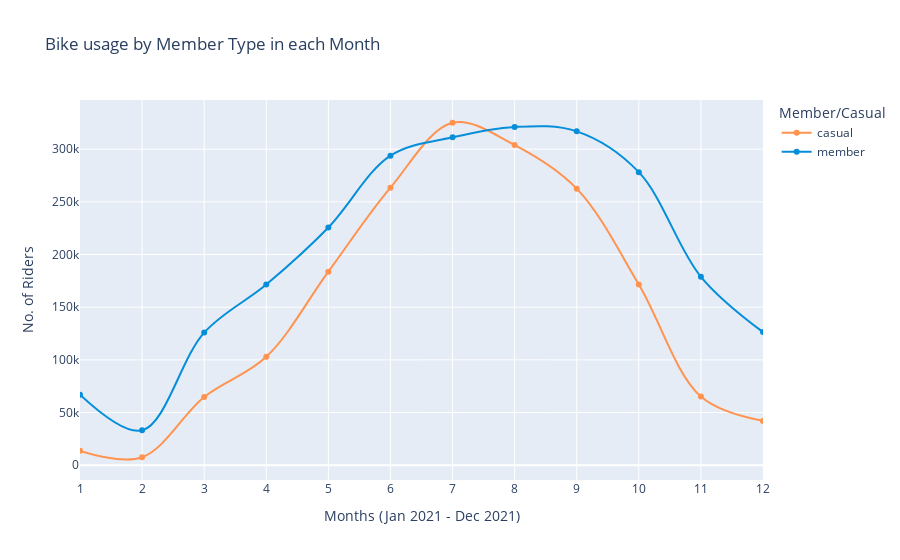

Source (notebook cell):
### Code cell
month_fig = px.line(month_group, x='month', y='ride_id',
                    color='member_casual',
                    title='Bike usage by Member Type in each Month',
                    line_shape='spline',
                    markers=True,
                    labels={'ride_id':'No. of Riders', 'member_casual':'Member/Casual', 'month': 'Months (Jan 2021 - Dec 2021)'},
                    hover_name='member_casual', hover_data={'member_casual':False, 'ride_id':True, 'month':True},
                    color_discrete_map={'casual':'#FF934F', 'member':'#058ED9'})

month_fig.update_xaxes(range=[1,12], dtick=1)
month_fig.show()

### Figure 1 — Plotly figure (JSON) as saved in the notebook; plotly's stock layout.template omitted (floating-point values rounded to 4 significant figures)
{"data": [{"customdata": [["casual"], ["casual"], ["casual"], ["casual"], ["casual"], ["casual"], ["casual"], ["casual"], ["casual"], ["casual"], ["casual"], ["casual"]], "hovertemplate": "<b>%{hovertext}</b><br><br>Months (Jan 2021 - Dec 2021)=%{x}<br>No. of Riders=%{y}<extra></extra>", "hovertext": ["casual", "casual", "casual", "casual", "casual", "casual", "casual", "casual", "casual", "casual", "casual", "casual"], "legendgroup": "casual", "line": {"color": "#FF934F", "dash": "solid", "shape": "spline"}, "marker": {"symbol": "circle"}, "mode": "markers+lines", "name": "casual", "orientation": "v", "showlegend": true, "type": "scatter", "x": [1, 2, 3, 4, 5, 6, 7, 8, 9, 10, 11, 12], "xaxis": "x", "y": [13626, 7553, 64730, 102853, 183749, 263459, 325065, 303882, 262528, 171605, 65139, 42076], "yaxis": "y"}, {"customdata": [["member"], ["member"], ["member"], ["member"], ["member"], ["member"], ["member"], ["member"], ["member"], ["member"], ["member"], ["member"]], "hovertemplate": "<b>%{hovertext}</b><br><br>Months (Jan 2021 - Dec 2021)=%{x}<br>No. of Riders=%{y}<extra></extra>", "hovertext": ["member", "member", "member", "member", "member", "member", "member", "member", "member", "member", "member", "member"], "legendgroup": "member", "line": {"color": "#058ED9", "dash": "solid", "shape": "spline"}, "marker": {"symbol": "circle"}, "mode": "markers+lines", "name": "member", "orientation": "v", "showlegend": true, "type": "scatter", "x": [1, 2, 3, 4, 5, 6, 7, 8, 9, 10, 11, 12], "xaxis": "x", "y": [66912, 33088, 125891, 171462, 225650, 293846, 311214, 321106, 316887, 278164, 178846, 126340], "yaxis": "y"}], "layout": {"legend": {"title": {"text": "Member/Casual"}, "tracegroupgap": 0}, "title": {"text": "Bike usage by Member Type in each Month"}, "xaxis": {"anchor": "y", "domain": [0, 1], "dtick": 1, "range": [1, 12], "title": {"text": "Months (Jan 2021 - Dec 2021)"}}, "yaxis": {"anchor": "x", "domain": [0, 1], "title": {"text": "No. of Riders"}}}}
